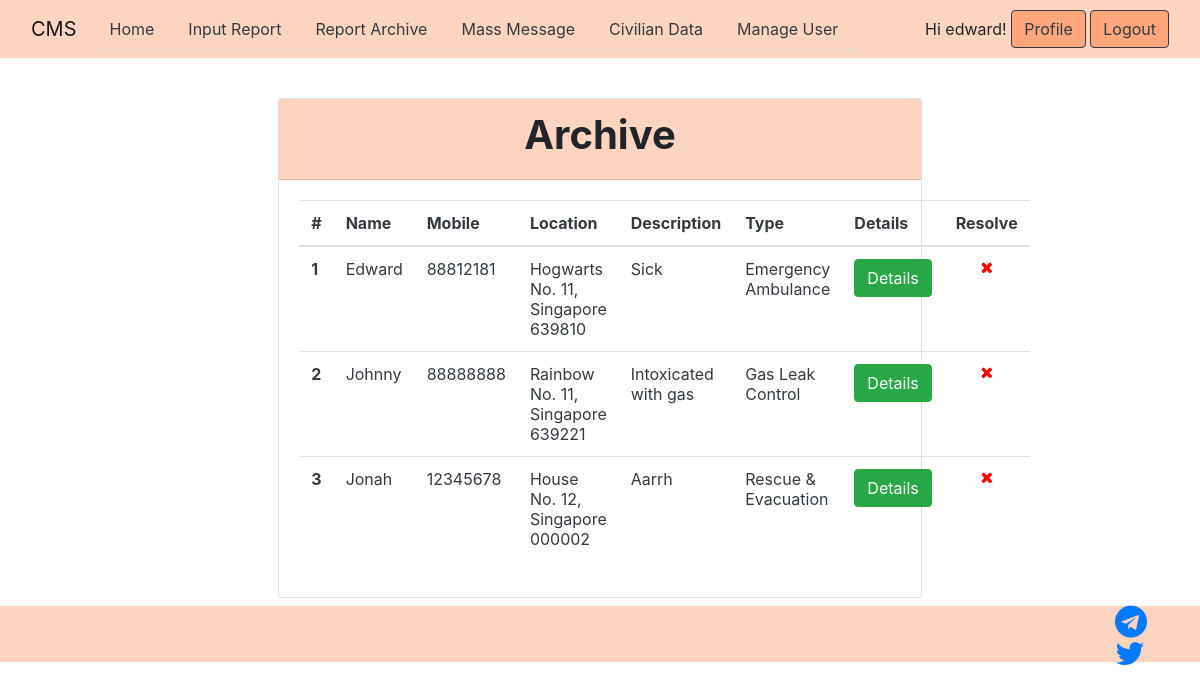
The page /archive/ (signed in) on the database as committed earlier.
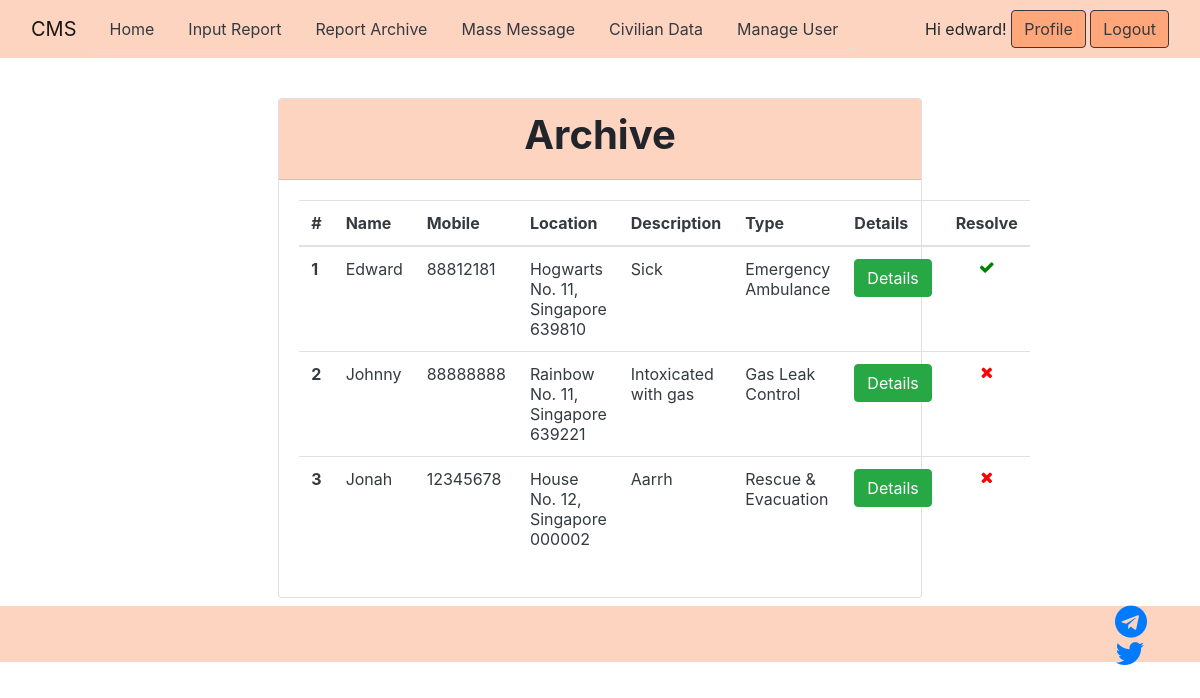
The same page on the database as committed later.
### CMSApp/models.py (models this page shows, shortened)
class Report(models.Model):
    ASSISTANCE_TYPE_CHOICES = (
        ('EA', 'Emergency Ambulance'),
        ('RE', 'Rescue and Evacuation'),
        ('FF', 'Fire-fighting'),
        ('GL', 'Gas Leak Control'),
    )
    name = models.CharField(max_length=120)
    mobile = models.CharField(max_length=8)
    location = models.CharField(max_length=500)
    unit_number = models.CharField(max_length=20)
    postal_code = models.CharField(max_length=6)
    description = models.CharField(max_length=500)
    type = models.CharField(max_length=2, choices=ASSISTANCE_TYPE_CHOICES)
    time = models.DateTimeField(default=datetime.datetime.now(tz=tz))
    resolved = models.BooleanField(default=False)
    resolve_time= models.DateTimeField(default=datetime.datetime.now(tz=tz))
    lat = models.CharField(max_length=100)
    lng = models.CharField(max_length=100)

### CMSApp/views.py (the view)
# urls.py: url(r'^archive/$', views.archive, name='archive'),
@login_required
def archive(request):
    all_reports = Report.objects.all()
    return render(request, "CMSApp/archive.html", {'all_reports': all_reports})

### CMSApp/template/CMSApp/archive.html (shortened to what this page needs)
{% extends 'base.html' %}
{% block content %}
    <div class="card mx-auto" style="width: 55%;" >
        <div class="card-header " style="background-color:#fdd4c0">
            <div class="col" align="center">
                <h1><b>Archive</b></h1>
            </div>
        </div>
        <div class="card-body ">
            <div class="row">
                <div class="col" align="center">
                    <table class="table text-dark">
                        <thead>
                        <tr>
                            <th scope="col">#</th>
                            <th scope="col">Name</th>
                            <th scope="col">Mobile</th>
                            <th scope="col">Location</th>
                            <th scope="col">Description</th>
                            <th scope="col">Type</th>
                            <th scope="col">Details</th>
                            <th scope="col">Resolve</th>
                        </tr>
                        </thead>
                        <tbody>
                        {% for report in all_reports %}
                            <tr>
                                <th scope="row">{{ forloop.counter }}</th>
                                <td>{{ report.name }}</td>
                                <td>{{ report.mobile }}</td>
                                <td>{{ report.location }} No. {{ report.unit_number }}, Singapore {{ report.postal_code }}</td>
                                <td>{{ report.description }}</td>
                                <td>
                                    {% ifequal report.type "EA" %}
                                        Emergency Ambulance
                                    {% endifequal %}
                                    {% ifequal report.type "RE" %}
                                        Rescue & Evacuation
                                    {% endifequal %}
                                    {% ifequal report.type "GL" %}
                                        Gas Leak Control
                                    {% endifequal %}
                                </td>
                                <td>
                                    <a href="{% url 'CMSApp:detail' report.pk %}" class="btn btn-success">
                                        Details
                                    </a>
                                </td>
                                <td align="middle">
                                    {% if report.resolved %}
                                        <i style="color:green;" class="fa fa-check" aria-hidden="true"></i>
                                    {% else %}
                                        <i style="color:red;" class="fa fa-times" aria-hidden="true"></i>
                                    {% endif %}
                                </td>
                            </tr>
                        {% endfor %}
                        </tbody>
                    </table>
                </div>
            </div>
        </div>
    </div>
{% endblock %}

Rows that differ between the two databases and show on the page:
changed Report "Edward": resolved False → True (drawn)
